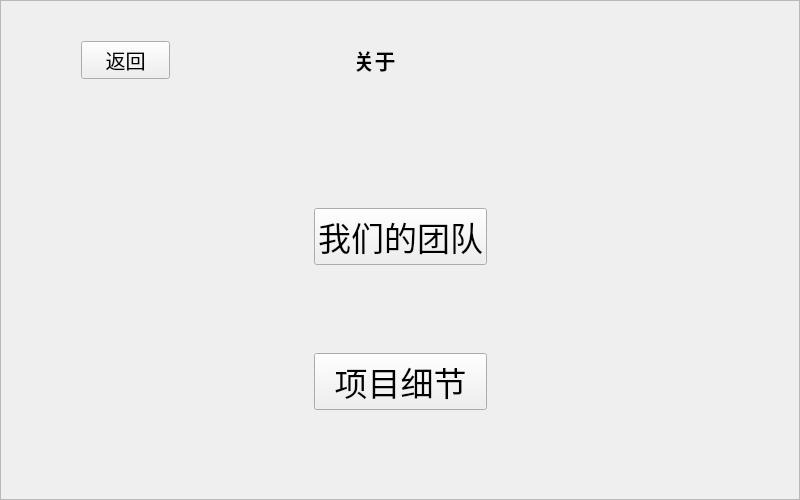
<?xml version="1.0" encoding="UTF-8"?>
<ui version="4.0">
 <class>about</class>
 <widget class="QWidget" name="about">
  <property name="geometry">
   <rect>
    <x>0</x>
    <y>0</y>
    <width>800</width>
    <height>500</height>
   </rect>
  </property>
  <property name="minimumSize">
   <size>
    <width>800</width>
    <height>500</height>
   </size>
  </property>
  <property name="windowTitle">
   <string>TomClock</string>
  </property>
  <property name="windowIcon">
   <iconset resource="../res.qrc">
    <normaloff>:/images/resourse/images/Icons/Main_Color/tomato1.png</normaloff>:/images/resourse/images/Icons/Main_Color/tomato1.png</iconset>
  </property>
  <property name="autoFillBackground">
   <bool>false</bool>
  </property>
  <property name="styleSheet">
   <string notr="true"/>
  </property>
  <layout class="QGridLayout" name="gridLayout_2">
   <property name="leftMargin">
    <number>0</number>
   </property>
   <property name="topMargin">
    <number>0</number>
   </property>
   <property name="rightMargin">
    <number>0</number>
   </property>
   <property name="bottomMargin">
    <number>0</number>
   </property>
   <property name="spacing">
    <number>0</number>
   </property>
   <item row="0" column="0">
    <widget class="QFrame" name="frame">
     <property name="styleSheet">
      <string notr="true"/>
     </property>
     <property name="frameShape">
      <enum>QFrame::StyledPanel</enum>
     </property>
     <property name="frameShadow">
      <enum>QFrame::Raised</enum>
     </property>
     <layout class="QGridLayout" name="gridLayout">
      <property name="leftMargin">
       <number>0</number>
      </property>
      <property name="topMargin">
       <number>0</number>
      </property>
      <property name="rightMargin">
       <number>0</number>
      </property>
      <property name="bottomMargin">
       <number>0</number>
      </property>
      <property name="spacing">
       <number>0</number>
      </property>
      <item row="0" column="0">
       <layout class="QVBoxLayout" name="verticalLayout_3">
        <item>
         <layout class="QHBoxLayout" name="horizontalLayout_2">
          <item>
           <layout class="QVBoxLayout" name="verticalLayout">
            <item>
             <spacer name="verticalSpacer_2">
              <property name="orientation">
               <enum>Qt::Vertical</enum>
              </property>
              <property name="sizeType">
               <enum>QSizePolicy::Fixed</enum>
              </property>
              <property name="sizeHint" stdset="0">
               <size>
                <width>20</width>
                <height>40</height>
               </size>
              </property>
             </spacer>
            </item>
            <item>
             <layout class="QHBoxLayout" name="horizontalLayout">
              <item>
               <spacer name="horizontalSpacer">
                <property name="orientation">
                 <enum>Qt::Horizontal</enum>
                </property>
                <property name="sizeType">
                 <enum>QSizePolicy::Fixed</enum>
                </property>
                <property name="sizeHint" stdset="0">
                 <size>
                  <width>80</width>
                  <height>20</height>
                 </size>
                </property>
               </spacer>
              </item>
              <item>
               <widget class="QPushButton" name="backToMain">
                <property name="sizePolicy">
                 <sizepolicy hsizetype="Minimum" vsizetype="Fixed">
                  <horstretch>0</horstretch>
                  <verstretch>0</verstretch>
                 </sizepolicy>
                </property>
                <property name="font">
                 <font>
                  <pointsize>15</pointsize>
                 </font>
                </property>
                <property name="text">
                 <string>返回</string>
                </property>
               </widget>
              </item>
              <item>
               <spacer name="horizontalSpacer_2">
                <property name="orientation">
                 <enum>Qt::Horizontal</enum>
                </property>
                <property name="sizeType">
                 <enum>QSizePolicy::Fixed</enum>
                </property>
                <property name="sizeHint" stdset="0">
                 <size>
                  <width>80</width>
                  <height>20</height>
                 </size>
                </property>
               </spacer>
              </item>
             </layout>
            </item>
            <item>
             <spacer name="verticalSpacer">
              <property name="orientation">
               <enum>Qt::Vertical</enum>
              </property>
              <property name="sizeType">
               <enum>QSizePolicy::Fixed</enum>
              </property>
              <property name="sizeHint" stdset="0">
               <size>
                <width>20</width>
                <height>40</height>
               </size>
              </property>
             </spacer>
            </item>
           </layout>
          </item>
          <item>
           <widget class="QLabel" name="label">
            <property name="font">
             <font>
              <pointsize>21</pointsize>
             </font>
            </property>
            <property name="text">
             <string>&lt;html&gt;&lt;head/&gt;&lt;body&gt;&lt;p align=&quot;center&quot;&gt;&lt;span style=&quot; font-size:16pt; font-weight:700;&quot;&gt;关于&lt;/span&gt;&lt;/p&gt;&lt;/body&gt;&lt;/html&gt;</string>
            </property>
            <property name="alignment">
             <set>Qt::AlignCenter</set>
            </property>
           </widget>
          </item>
          <item>
           <spacer name="horizontalSpacer_3">
            <property name="orientation">
             <enum>Qt::Horizontal</enum>
            </property>
            <property name="sizeType">
             <enum>QSizePolicy::Minimum</enum>
            </property>
            <property name="sizeHint" stdset="0">
             <size>
              <width>300</width>
              <height>20</height>
             </size>
            </property>
           </spacer>
          </item>
         </layout>
        </item>
        <item>
         <layout class="QHBoxLayout" name="horizontalLayout_3">
          <item>
           <spacer name="horizontalSpacer_5">
            <property name="orientation">
             <enum>Qt::Horizontal</enum>
            </property>
            <property name="sizeHint" stdset="0">
             <size>
              <width>40</width>
              <height>20</height>
             </size>
            </property>
           </spacer>
          </item>
          <item>
           <layout class="QVBoxLayout" name="verticalLayout_2">
            <item>
             <spacer name="verticalSpacer_4">
              <property name="orientation">
               <enum>Qt::Vertical</enum>
              </property>
              <property name="sizeHint" stdset="0">
               <size>
                <width>20</width>
                <height>40</height>
               </size>
              </property>
             </spacer>
            </item>
            <item>
             <widget class="QPushButton" name="ourTeam">
              <property name="font">
               <font>
                <family>方正铭石体 简</family>
                <pointsize>25</pointsize>
                <italic>false</italic>
                <bold>false</bold>
               </font>
              </property>
              <property name="styleSheet">
               <string notr="true"/>
              </property>
              <property name="text">
               <string>我们的团队</string>
              </property>
             </widget>
            </item>
            <item>
             <spacer name="verticalSpacer_3">
              <property name="orientation">
               <enum>Qt::Vertical</enum>
              </property>
              <property name="sizeHint" stdset="0">
               <size>
                <width>20</width>
                <height>40</height>
               </size>
              </property>
             </spacer>
            </item>
            <item>
             <widget class="QPushButton" name="github">
              <property name="font">
               <font>
                <family>方正铭石体 简</family>
                <pointsize>25</pointsize>
                <italic>false</italic>
                <bold>false</bold>
               </font>
              </property>
              <property name="styleSheet">
               <string notr="true"/>
              </property>
              <property name="text">
               <string>项目细节</string>
              </property>
              <property name="flat">
               <bool>false</bool>
              </property>
             </widget>
            </item>
            <item>
             <spacer name="verticalSpacer_5">
              <property name="orientation">
               <enum>Qt::Vertical</enum>
              </property>
              <property name="sizeHint" stdset="0">
               <size>
                <width>20</width>
                <height>40</height>
               </size>
              </property>
             </spacer>
            </item>
           </layout>
          </item>
          <item>
           <spacer name="horizontalSpacer_4">
            <property name="orientation">
             <enum>Qt::Horizontal</enum>
            </property>
            <property name="sizeHint" stdset="0">
             <size>
              <width>40</width>
              <height>20</height>
             </size>
            </property>
           </spacer>
          </item>
         </layout>
        </item>
       </layout>
      </item>
     </layout>
    </widget>
   </item>
  </layout>
 </widget>
 <resources>
  <include location="../res.qrc"/>
 </resources>
 <connections/>
</ui>
